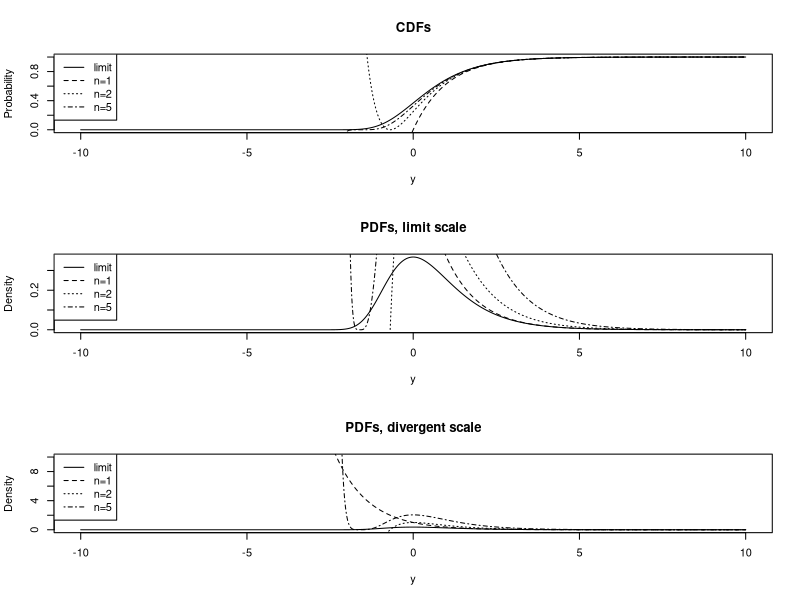

Source code (R):
setwd("/home/ed/Dropbox/MATH353")
y<-seq(-10,10,by=0.001)

#CDFs
lim_cdf <- exp(-exp(-y))
n1_cdf <- (1-(exp(-y)/1))^1
n2_cdf <- (1-(exp(-y)/2))^2
n5_cdf <- (1-(exp(-y)/5))^5

#PDFs
lim_pdf <- exp(-y)*exp(-exp(-y))
n1_pdf <- 1*(1-(exp(-y)/1))^(1-1)*exp(-y)
n2_pdf <- 2*(1-(exp(-y)/2))^(2-1)*exp(-y)
n5_pdf <- 5*(1-(exp(-y)/5))^(5-1)*exp(-y)

pdf("assign2plots.pdf")
par(mfrow=c(3,1))

#CDFs
plot(y,lim_cdf,lty=1,type="l",main="CDFs",ylab="Probability")
points(y,n1_cdf,lty=2,type="l")
points(y,n2_cdf,lty=3,type="l")
points(y,n5_cdf,lty=4,type="l")
legend("topleft",legend=c("limit","n=1","n=2","n=5"),lty=c(1,2,3,4))

#PDFs limit scale
plot(y,lim_pdf,lty=1,type="l",main="PDFs, limit scale",ylab="Density")
points(y,n1_pdf,lty=2,type="l")
points(y,n2_pdf,lty=3,type="l")
points(y,n5_pdf,lty=4,type="l")
legend("topleft",legend=c("limit","n=1","n=2","n=5"),lty=c(1,2,3,4))

#PDFs divergent scale
plot(y,lim_pdf,lty=1,type="l",ylim=c(0,10),main="PDFs, divergent scale",ylab="Density")
points(y,n1_pdf,lty=2,type="l")
points(y,n2_pdf,lty=3,type="l")
points(y,n5_pdf,lty=4,type="l")
legend("topleft",legend=c("limit","n=1","n=2","n=5"),lty=c(1,2,3,4))

dev.off()


